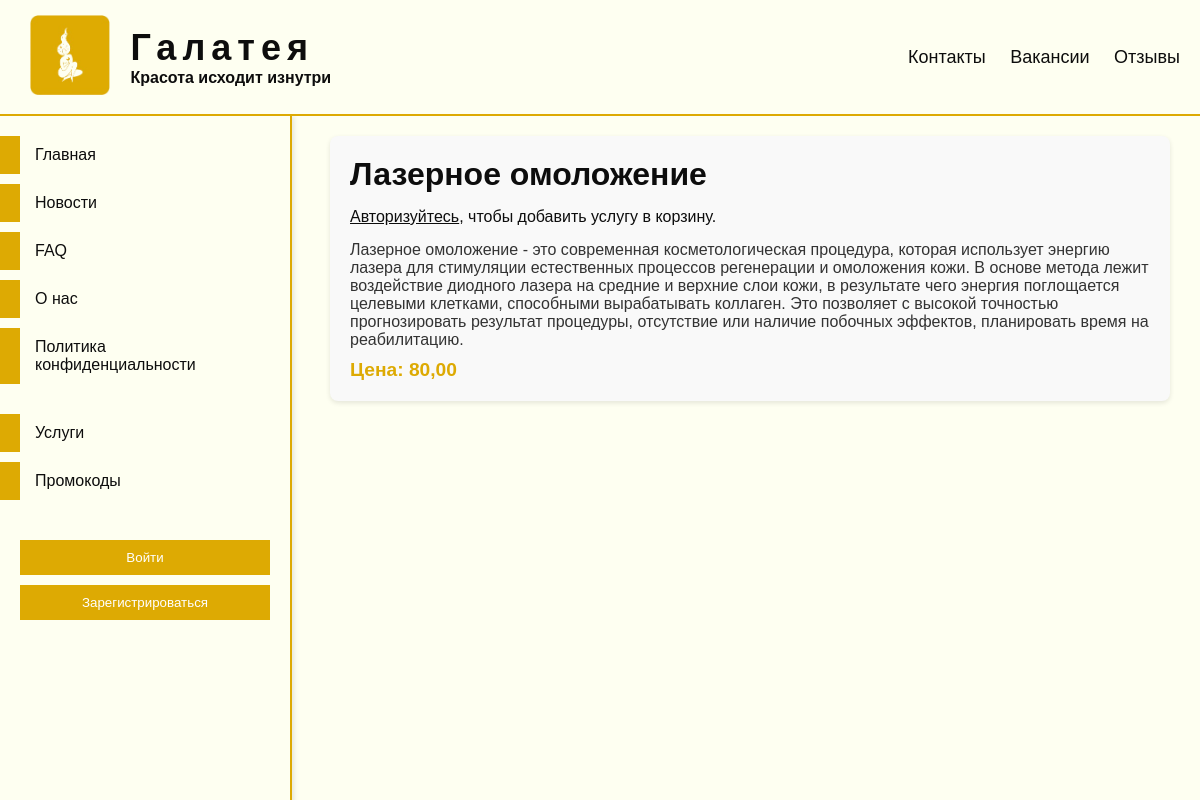
Page /clinic/services/4/ on the committed database.
### clinic/models.py (models this page shows, shortened)
class Services(models.Model):
    title = models.CharField('Название', max_length=70)
    description = models.TextField('Описание')
    service_specialization = models.ForeignKey(ServiceSpecializations, on_delete=models.CASCADE,
                                               verbose_name='Специализация услуги', related_name='services')
    price = models.DecimalField('Цена', max_digits=10, decimal_places=2)
    class Meta:
        verbose_name = 'Услуга'
        verbose_name_plural = 'Услуги'

### clinic/views.py (the view)
# urls.py: path('services/<int:service_id>/', views.service_detail_view, name='service_detail'),
def service_detail_view(request, service_id):
    service, is_service_in_basket = remove_service_from_basket(request, service_id)
    return render(request, 'clinic/service_detail.html', context={
        'service': service,
        'is_service_in_basket': is_service_in_basket,
    })

### clinic/models.py (called while the page is built)
    def __str__(self):
        return self.name

### clinic/views.py (called while the page is built, shortened)
def remove_service_from_basket(request, service_id):
    service = get_object_or_404(Services, id=service_id)
    cat_dict = request.session.get('basket_services', dict())
    sub_list = cat_dict.setdefault(str(service.service_specialization.service_category), [])
    is_service_in_basket = service.id in sub_list
    return service, is_service_in_basket

### clinic/templates/clinic/service_detail.html (shortened to what this page needs)
{% extends 'main/layout.html' %}
{% load static %}
{% block custom_css %}
<link type="text/css" href="{% static 'clinic/css/service_detail.css' %}" rel="stylesheet"/>
{% endblock %}
{% block content %}
    <div id="service-detail-container" class="service-detail">
        <h1 id="service-title">{{ service.title }}</h1>
        {% if user.is_authenticated and user.client %}
            <form id="basket-form" action="{% url 'service_detail' service.id %}" method="post">
                {% csrf_token %}
                <button type="submit" id="basket-toggle-btn">
                    {% if is_service_in_basket %}
                        Удалить из корзины
                    {% else %}
                        Добавить в корзину
                    {% endif %}
                </button>
            </form>
        {% else %}
            <p id="auth-message">
                <a href="{% url 'to_login' %}">Авторизуйтесь</a>, чтобы добавить услугу в корзину.
            </p>
        {% endif %}
        <p id="service-description">{{ service.description }}</p>
        <p id="service-price">Цена: {{ service.price }}</p>
    </div>
{% endblock %}

### main/static/main/css/styles.css (style rules this page uses)
* { margin: 0; padding: 0; font-family: Arial, sans-serif; color: #0D0D0D; }
#main-content > * { margin-bottom: 15px; }
body { padding-top: 116px; padding-left: 300px; background: #fefff1; }

### clinic/static/clinic/css/service_detail.css (style rules this page uses)
#service-detail-container { max-width: 800px; margin: 20px auto; padding: 20px; background-color: #f9f9f9; border-radius: 8px; box-shadow: 0 2px 5px rgba(0, 0, 0, 0.1); }
#service-title { font-size: 2rem; color: #0D0D0D; margin-bottom: 15px; }
#auth-message { color: #0D0D0D; margin-bottom: 15px; }
#service-description { font-size: 1rem; margin-bottom: 10px; color: #333; }
#service-price { font-size: 1.2rem; font-weight: bold; color: #DDAA03; }

### rows in the picture
Services: title "Лазерное омоложение", description "Лазерное омоложение - это современная косметологическая процедура, которая использует энергию лазера для стимуляции естественных процессов регенерации и омоложения кожи. В основе метода лежит воздействие диодного лазера на средние и верхние слои кожи, в результате чего энергия поглощается целевыми клетками, способными вырабатывать коллаген. Это позволяет с высокой точностью прогнозировать результат процедуры, отсутствие или наличие побочных эффектов, планировать время на реабилитацию.", price "80,00"
